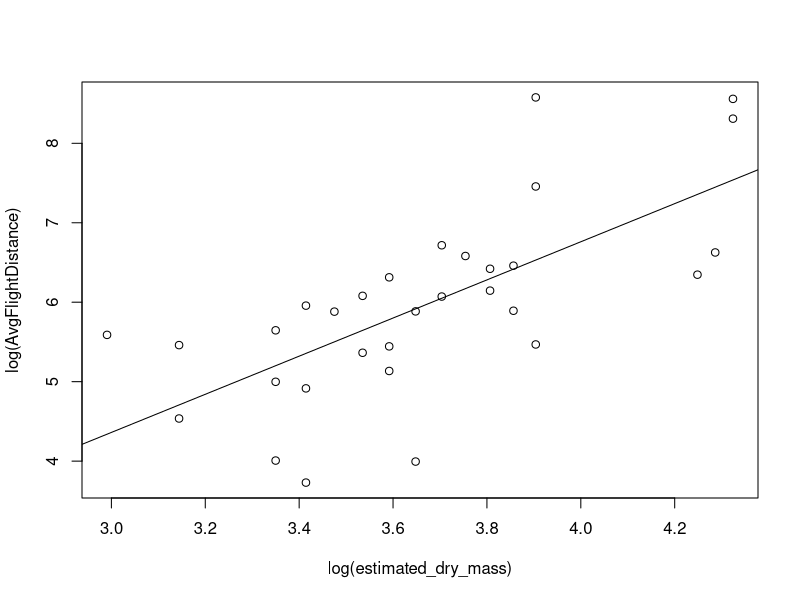
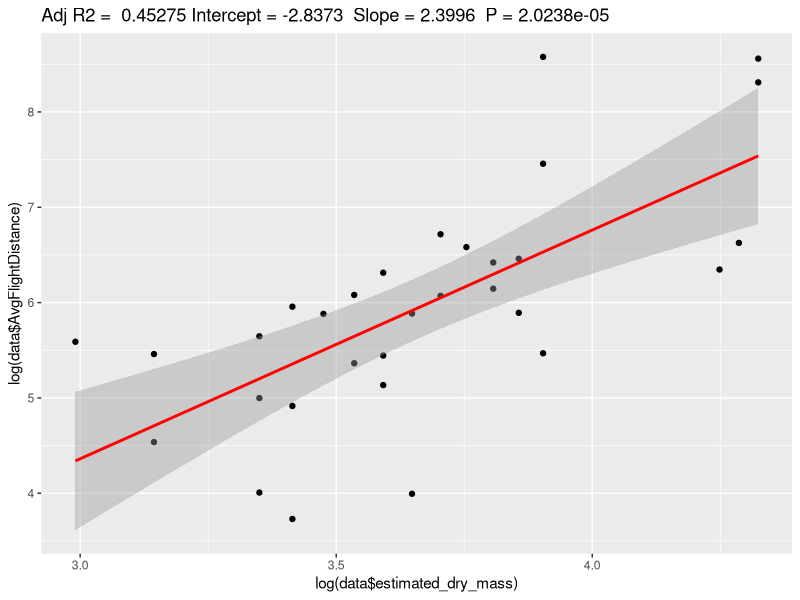

Here is the R script that generated these plots, in order:
########Correlation Dry weight—Mean Flight distance

library(ggplot2)

data<-as.data.frame(read.delim(file.path("data","Moths_flightdist.txt"),na.strings = c("NA",""),stringsAsFactors=T))

#Linear regression using log transformation of variables as suggested by Kendal et al. 2019
model <- lm(log(data$AvgFlightDistance) ~ log(data$estimated_dry_mass))

plot(log(AvgFlightDistance) ~ log(estimated_dry_mass), data = data)
abline(model)

summary(model)

#Plot with summary values on the top
ggplotRegression <- function (fit) {
  require(ggplot2)
  ggplot(fit$model, aes_string(x = names(fit$model)[2], y = names(fit$model)[1])) + 
    geom_point() +
    stat_smooth(method = "lm", col = "red") +
    labs(title = paste("Adj R2 = ",signif(summary(fit)$adj.r.squared, 5),
                       "Intercept =",signif(fit$coef[[1]],5 ),
                       " Slope =",signif(fit$coef[[2]], 5),
                       " P =",signif(summary(fit)$coef[2,4], 5)))
}

fit1 <- lm(log(data$AvgFlightDistance) ~ log(data$estimated_dry_mass))
ggplotRegression(fit1)



